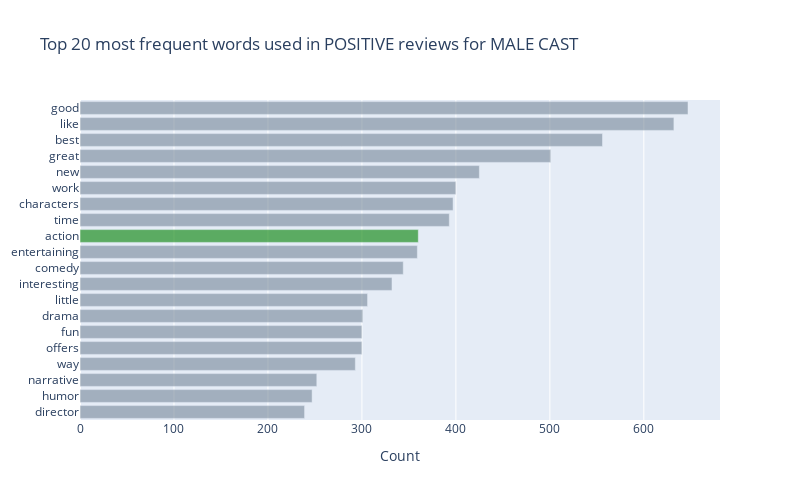

Notebook code for this chart:
### Code cell
import plotly.graph_objects as go

colors = ['lightslategray',] * 20
colors[11] = 'green'

trace_1 = go.Bar(
    x=word_count,
    y=words,
    opacity = 0.6,
    name = 'Men',
    marker_color = colors,
    orientation='h'
)

traces = [trace_1]
layout = go.Layout(barmode='overlay',
                   title='Top 20 most frequent words used in POSITIVE reviews for MALE CAST',
                   xaxis=dict( title='Count'),
                   paper_bgcolor='white',
                   uniformtext_minsize=1, 
                   uniformtext_mode='show',
                   autosize=False,
                   width=800,
                   height=500,
)

fig1 = go.Figure(data=traces, layout=layout)
iplot(fig1)

#https://plotly.com/python/static-image-export/
#fig1.write_image("/Users/gina/Documents/allWomen/Final project/images/Sentiment Analysis/fig5.png")
#https://plotly.com/python/interactive-html-export/
fig1.write_html("/Users/gina/Documents/allWomen/Final project/images/Sentiment Analysis/no stopwords data/fig10.html")
fig1.write_image("/Users/gina/Documents/allWomen/Final project/images/Sentiment Analysis/no stopwords data/fig10.svg")

### Figure 1 — Plotly figure (JSON) as saved in the notebook; plotly's stock layout.template omitted (floating-point values rounded to 4 significant figures)
{"data": [{"marker": {"color": ["lightslategray", "lightslategray", "lightslategray", "lightslategray", "lightslategray", "lightslategray", "lightslategray", "lightslategray", "lightslategray", "lightslategray", "lightslategray", "green", "lightslategray", "lightslategray", "lightslategray", "lightslategray", "lightslategray", "lightslategray", "lightslategray", "lightslategray"]}, "name": "Men", "opacity": 0.6, "orientation": "h", "type": "bar", "x": [239, 247, 252, 293, 300, 300, 301, 306, 332, 344, 359, 360, 393, 397, 400, 425, 501, 556, 632, 647], "y": ["director", "humor", "narrative", "way", "offers", "fun", "drama", "little", "interesting", "comedy", "entertaining", "action", "time", "characters", "work", "new", "great", "best", "like", "good"]}], "layout": {"autosize": false, "barmode": "overlay", "height": 500, "paper_bgcolor": "white", "title": {"text": "Top 20 most frequent words used in POSITIVE reviews for MALE CAST"}, "uniformtext": {"minsize": 1, "mode": "show"}, "width": 800, "xaxis": {"title": {"text": "Count"}}}}
